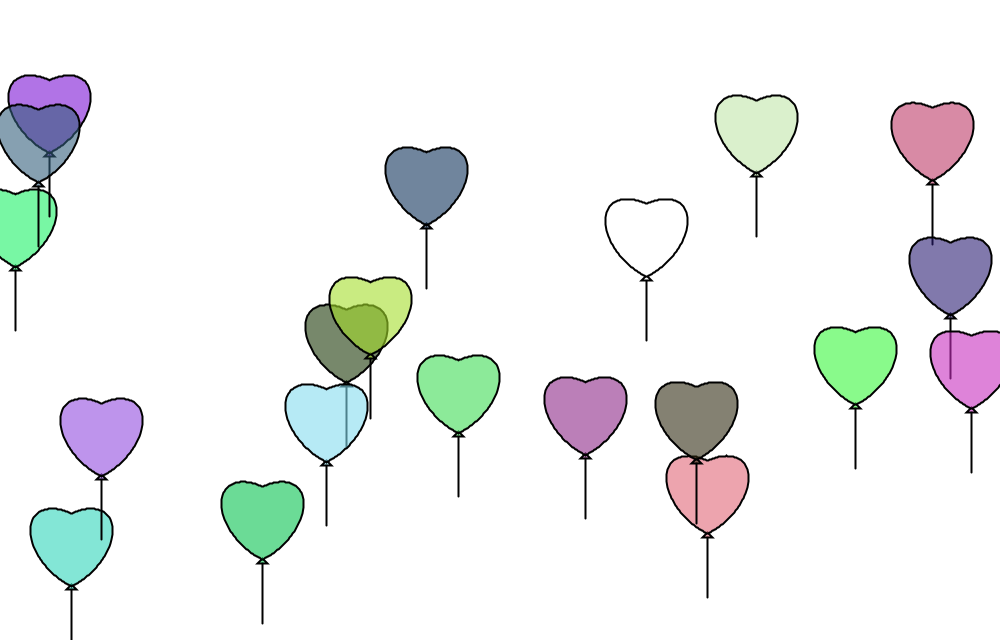
Frame 1 (no input)
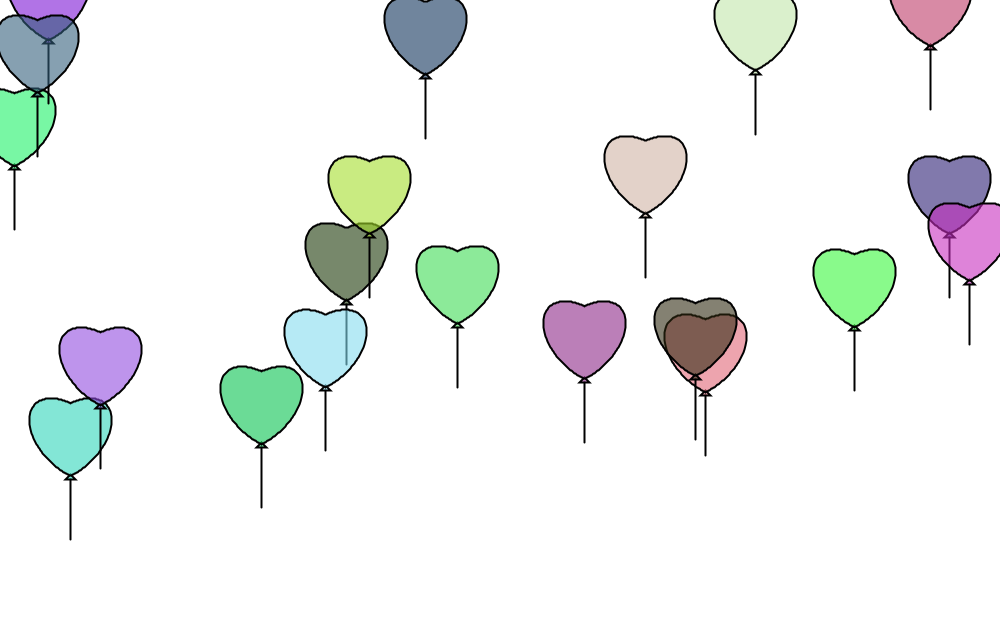
Frame 60 (the mouse pressed at the canvas centre just before this capture)
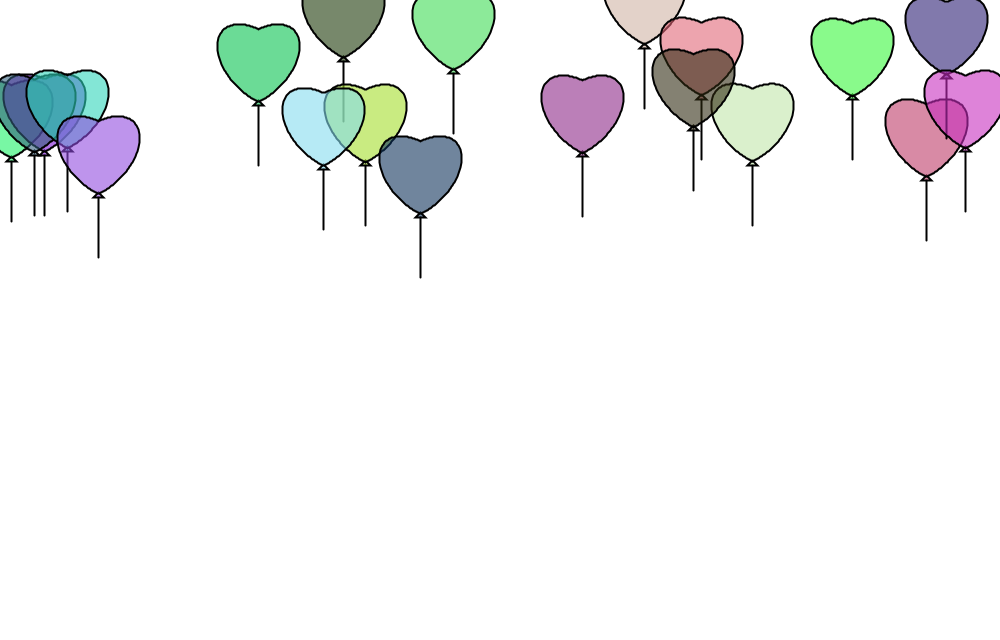
Frame 120 (the mouse held since frame 60 and released just before this capture)

The Processing sketch that drew these frames (run headless with seeded random() and noise(); from frame 60 on, the mouse is pressed at the canvas centre):

// Processing sketch: sketch_160329c
// ── sketch_160329c.pde

Mover[] balloon=new Mover[20];

void setup() {
  size(1000,640);
  for(int i=0;i<20;++i)balloon[i]=new Mover();
}

void draw() {
  background(255);

  PVector wind = new PVector(noise(1)/4-0.125,0);
  PVector buoyancy = new PVector(0,-0.1);
  
  for(int i=0;i<20;++i){
    balloon[i].applyForce(wind);
    balloon[i].applyForce(buoyancy);
  
    balloon[i].update();
    balloon[i].display();
    balloon[i].checkEdges();
  }

}
// ── Mover.pde

class Mover {

  PVector location;
  PVector velocity;
  PVector acceleration;
  float mass;
  float r,b,g;
  
  Mover() {
    location = new PVector(random(width),random(100,height));
    velocity = new PVector(0,0);
    acceleration = new PVector(0,0);
    mass = random(1,3);
    r=random(256);
    g=random(256);
    b=random(256);
  }
  
  void applyForce(PVector force) {
    PVector f = PVector.div(force,mass);
    acceleration.add(f);
  }
  
  void update() {
    velocity.add(acceleration);
    location.add(velocity);
    acceleration.mult(0);
  }
  
  void display() {
    stroke(0);
    strokeWeight(2);
    line(location.x,location.y+40,location.x,location.y+100);
    beginShape(TRIANGLES);
    vertex(location.x,location.y+35);
    vertex(location.x+5,location.y+40);
    vertex(location.x-5,location.y+40);
    endShape();
    beginShape();
    for (float x = 0; x <= 5; x+=0.1) {
      float y = -(16*x+sqrt(256*x*x-4*17*(17*x*x-225)))/34;
      vertex(location.x+x*10,location.y+y*10);
    }
    for (float x = 5; x >= 0; x-=0.1) {
      float y = -(16*x-sqrt(256*x*x-4*17*(17*x*x-225)))/34;
      vertex(location.x+x*10,location.y+y*10);
    }
    for (float x = 0; x >= -5; x-=0.1) {
      float y = -(16*(-x)-sqrt(256*x*x-4*17*(17*x*x-225)))/34;
      vertex(location.x+x*10,location.y+y*10);
    }
    for (float x = -5; x <= 0; x+=0.1) {
      float y = -(16*(-x)+sqrt(256*x*x-4*17*(17*x*x-225)))/34;
      vertex(location.x+x*10,location.y+y*10);
    }
    endShape();
    fill(r,g,b,150);
  }
  
  void checkEdges() {
  
    if (location.x > width) {
      location.x = width;
      velocity.x *= -1;
    } else if (location.x < 0) {
      velocity.x *= -1;
      location.x = 0;
    }
  
    if (location.y < 0) {
      velocity.y *= -1;
      location.y = 0;
    }
  
  }

}
